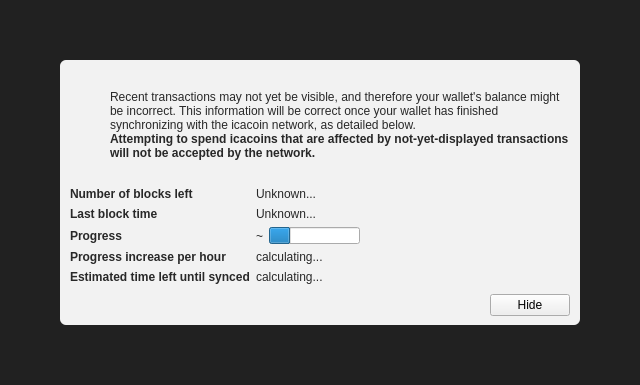
<?xml version="1.0" encoding="UTF-8"?>
<ui version="4.0">
 <class>ModalOverlay</class>
 <widget class="ModalOverlay" name="ModalOverlay">
  <property name="geometry">
   <rect>
    <x>0</x>
    <y>0</y>
    <width>640</width>
    <height>385</height>
   </rect>
  </property>
  <property name="windowTitle">
   <string>Form</string>
  </property>
  <layout class="QVBoxLayout" name="verticalLayout" stretch="0">
   <property name="sizeConstraint">
    <enum>QLayout::SetDefaultConstraint</enum>
   </property>
   <property name="leftMargin">
    <number>0</number>
   </property>
   <property name="topMargin">
    <number>0</number>
   </property>
   <property name="rightMargin">
    <number>0</number>
   </property>
   <property name="bottomMargin">
    <number>0</number>
   </property>
   <item>
    <widget class="QWidget" name="bgWidget" native="true">
     <property name="styleSheet">
      <string notr="true">#bgWidget { background: rgba(0,0,0,220); }</string>
     </property>
     <layout class="QVBoxLayout" name="verticalLayoutMain" stretch="1">
      <property name="leftMargin">
       <number>60</number>
      </property>
      <property name="topMargin">
       <number>60</number>
      </property>
      <property name="rightMargin">
       <number>60</number>
      </property>
      <property name="bottomMargin">
       <number>60</number>
      </property>
      <item>
       <widget class="QWidget" name="contentWidget" native="true">
        <property name="styleSheet">
         <string notr="true">#contentWidget { background: rgba(255,255,255,240); border-radius: 6px; }

QLabel { color: rgb(40,40,40);  }</string>
        </property>
        <layout class="QVBoxLayout" name="verticalLayoutSub" stretch="1,0,0,0">
         <property name="spacing">
          <number>0</number>
         </property>
         <property name="leftMargin">
          <number>10</number>
         </property>
         <property name="topMargin">
          <number>10</number>
         </property>
         <property name="rightMargin">
          <number>10</number>
         </property>
         <property name="bottomMargin">
          <number>10</number>
         </property>
         <item>
          <layout class="QHBoxLayout" name="horizontalLayoutIconText" stretch="0,1">
           <property name="topMargin">
            <number>20</number>
           </property>
           <item>
            <layout class="QVBoxLayout" name="verticalLayoutIcon">
             <property name="leftMargin">
              <number>0</number>
             </property>
             <item>
              <widget class="QPushButton" name="warningIcon">
               <property name="enabled">
                <bool>false</bool>
               </property>
               <property name="text">
                <string/>
               </property>
               <property name="icon">
                <iconset>
                 <normaloff>:/icons/warning</normaloff>
                 <disabledoff>:/icons/warning</disabledoff>:/icons/warning</iconset>
               </property>
               <property name="iconSize">
                <size>
                 <width>48</width>
                 <height>48</height>
                </size>
               </property>
               <property name="flat">
                <bool>true</bool>
               </property>
              </widget>
             </item>
             <item>
              <spacer name="verticalSpacerWarningIcon">
               <property name="orientation">
                <enum>Qt::Vertical</enum>
               </property>
               <property name="sizeHint" stdset="0">
                <size>
                 <width>20</width>
                 <height>40</height>
                </size>
               </property>
              </spacer>
             </item>
            </layout>
           </item>
           <item>
            <layout class="QVBoxLayout" name="verticalLayoutInfoText">
             <property name="leftMargin">
              <number>0</number>
             </property>
             <property name="topMargin">
              <number>0</number>
             </property>
             <item>
              <widget class="QLabel" name="infoText">
               <property name="text">
                <string>Recent transactions may not yet be visible, and therefore your wallet's balance might be incorrect. This information will be correct once your wallet has finished synchronizing with the icacoin network, as detailed below.</string>
               </property>
               <property name="textFormat">
                <enum>Qt::RichText</enum>
               </property>
               <property name="wordWrap">
                <bool>true</bool>
               </property>
              </widget>
             </item>
             <item>
              <widget class="QLabel" name="infoTextStrong">
               <property name="font">
                <font>
                 <weight>75</weight>
                 <bold>true</bold>
                </font>
               </property>
               <property name="text">
                <string>Attempting to spend icacoins that are affected by not-yet-displayed transactions will not be accepted by the network.</string>
               </property>
               <property name="textFormat">
                <enum>Qt::RichText</enum>
               </property>
               <property name="wordWrap">
                <bool>true</bool>
               </property>
              </widget>
             </item>
             <item>
              <spacer name="verticalSpacerInTextSpace">
               <property name="orientation">
                <enum>Qt::Vertical</enum>
               </property>
               <property name="sizeHint" stdset="0">
                <size>
                 <width>20</width>
                 <height>40</height>
                </size>
               </property>
              </spacer>
             </item>
            </layout>
           </item>
          </layout>
         </item>
         <item>
          <spacer name="verticalSpacerAfterText">
           <property name="orientation">
            <enum>Qt::Vertical</enum>
           </property>
           <property name="sizeHint" stdset="0">
            <size>
             <width>20</width>
             <height>40</height>
            </size>
           </property>
          </spacer>
         </item>
         <item>
          <layout class="QFormLayout" name="formLayout">
           <property name="fieldGrowthPolicy">
            <enum>QFormLayout::FieldsStayAtSizeHint</enum>
           </property>
           <property name="horizontalSpacing">
            <number>6</number>
           </property>
           <property name="verticalSpacing">
            <number>6</number>
           </property>
           <property name="topMargin">
            <number>10</number>
           </property>
           <item row="0" column="0">
            <widget class="QLabel" name="labelNumberOfBlocksLeft">
             <property name="font">
              <font>
               <weight>75</weight>
               <bold>true</bold>
              </font>
             </property>
             <property name="text">
              <string>Number of blocks left</string>
             </property>
            </widget>
           </item>
           <item row="0" column="1">
            <widget class="QLabel" name="numberOfBlocksLeft">
             <property name="text">
              <string>Unknown...</string>
             </property>
            </widget>
           </item>
           <item row="1" column="0">
            <widget class="QLabel" name="labelLastBlockTime">
             <property name="font">
              <font>
               <weight>75</weight>
               <bold>true</bold>
              </font>
             </property>
             <property name="text">
              <string>Last block time</string>
             </property>
            </widget>
           </item>
           <item row="1" column="1">
            <widget class="QLabel" name="newestBlockDate">
             <property name="sizePolicy">
              <sizepolicy hsizetype="Maximum" vsizetype="Preferred">
               <horstretch>0</horstretch>
               <verstretch>0</verstretch>
              </sizepolicy>
             </property>
             <property name="text">
              <string>Unknown...</string>
             </property>
            </widget>
           </item>
           <item row="2" column="0">
            <widget class="QLabel" name="labelSyncDone">
             <property name="font">
              <font>
               <weight>75</weight>
               <bold>true</bold>
              </font>
             </property>
             <property name="text">
              <string>Progress</string>
             </property>
            </widget>
           </item>
           <item row="2" column="1">
            <layout class="QHBoxLayout" name="horizontalLayoutSync" stretch="0,1">
             <item>
              <widget class="QLabel" name="percentageProgress">
               <property name="text">
                <string notr="true">~</string>
               </property>
              </widget>
             </item>
             <item>
              <widget class="QProgressBar" name="progressBar">
               <property name="value">
                <number>24</number>
               </property>
               <property name="format">
                <string/>
               </property>
              </widget>
             </item>
            </layout>
           </item>
           <item row="4" column="0">
            <widget class="QLabel" name="labelProgressIncrease">
             <property name="font">
              <font>
               <weight>75</weight>
               <bold>true</bold>
              </font>
             </property>
             <property name="text">
              <string>Progress increase per hour</string>
             </property>
            </widget>
           </item>
           <item row="4" column="1">
            <widget class="QLabel" name="progressIncreasePerH">
             <property name="text">
              <string>calculating...</string>
             </property>
            </widget>
           </item>
           <item row="5" column="0">
            <widget class="QLabel" name="labelEstimatedTimeLeft">
             <property name="font">
              <font>
               <weight>75</weight>
               <bold>true</bold>
              </font>
             </property>
             <property name="text">
              <string>Estimated time left until synced</string>
             </property>
            </widget>
           </item>
           <item row="5" column="1">
            <widget class="QLabel" name="expectedTimeLeft">
             <property name="text">
              <string>calculating...</string>
             </property>
            </widget>
           </item>
          </layout>
         </item>
         <item>
          <layout class="QHBoxLayout" name="horizontalLayoutButtons">
           <property name="leftMargin">
            <number>10</number>
           </property>
           <property name="topMargin">
            <number>10</number>
           </property>
           <item>
            <spacer name="horizontalSpacer">
             <property name="orientation">
              <enum>Qt::Horizontal</enum>
             </property>
             <property name="sizeHint" stdset="0">
              <size>
               <width>40</width>
               <height>20</height>
              </size>
             </property>
            </spacer>
           </item>
           <item>
            <widget class="QPushButton" name="closeButton">
             <property name="text">
              <string>Hide</string>
             </property>
            </widget>
           </item>
          </layout>
         </item>
        </layout>
       </widget>
      </item>
     </layout>
    </widget>
   </item>
  </layout>
 </widget>
 <customwidgets>
  <customwidget>
   <class>ModalOverlay</class>
   <extends>QWidget</extends>
   <header>qt/modaloverlay.h</header>
   <container>1</container>
  </customwidget>
 </customwidgets>
 <resources/>
 <connections/>
</ui>
